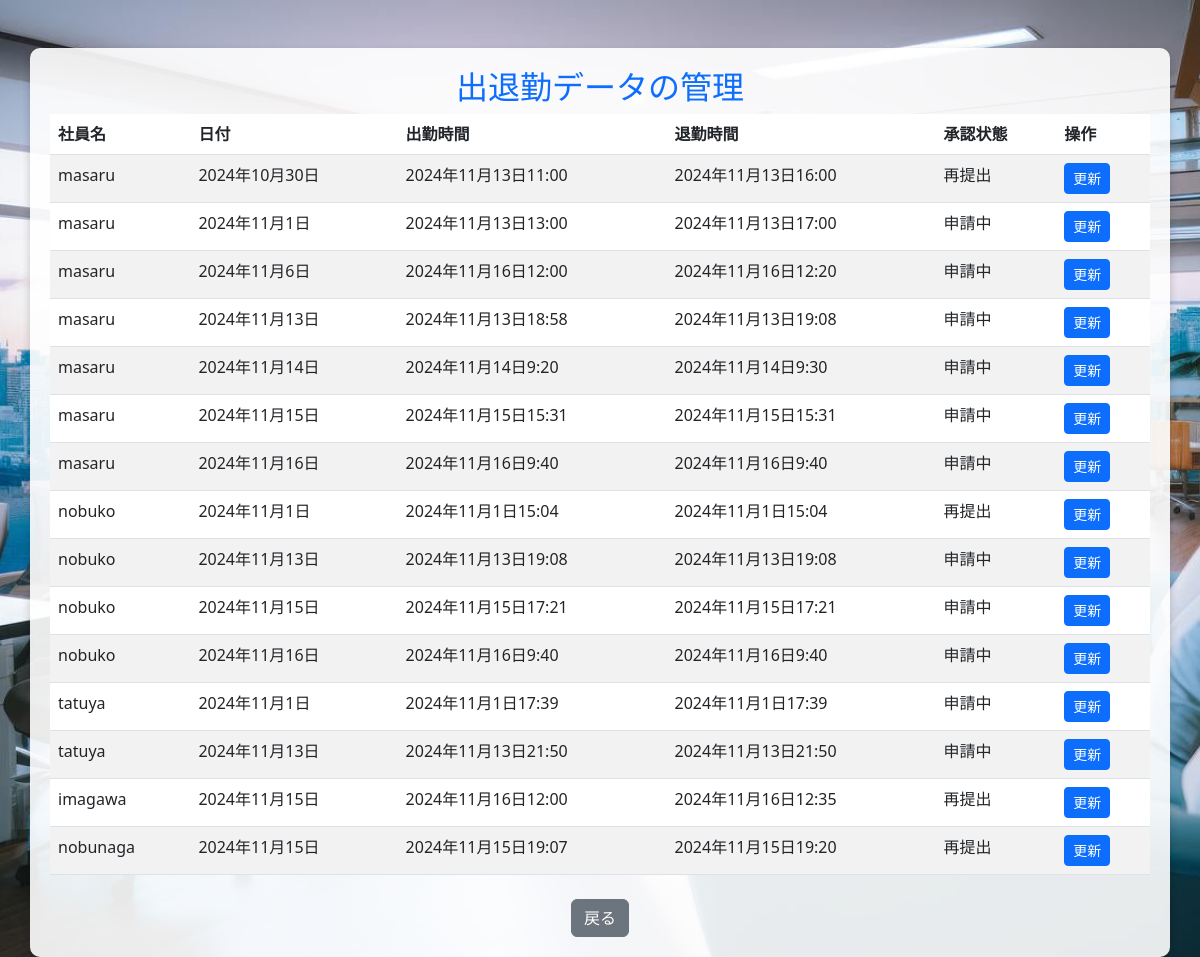
Page /attendance/edit/2/ (signed in) on the earlier database version.
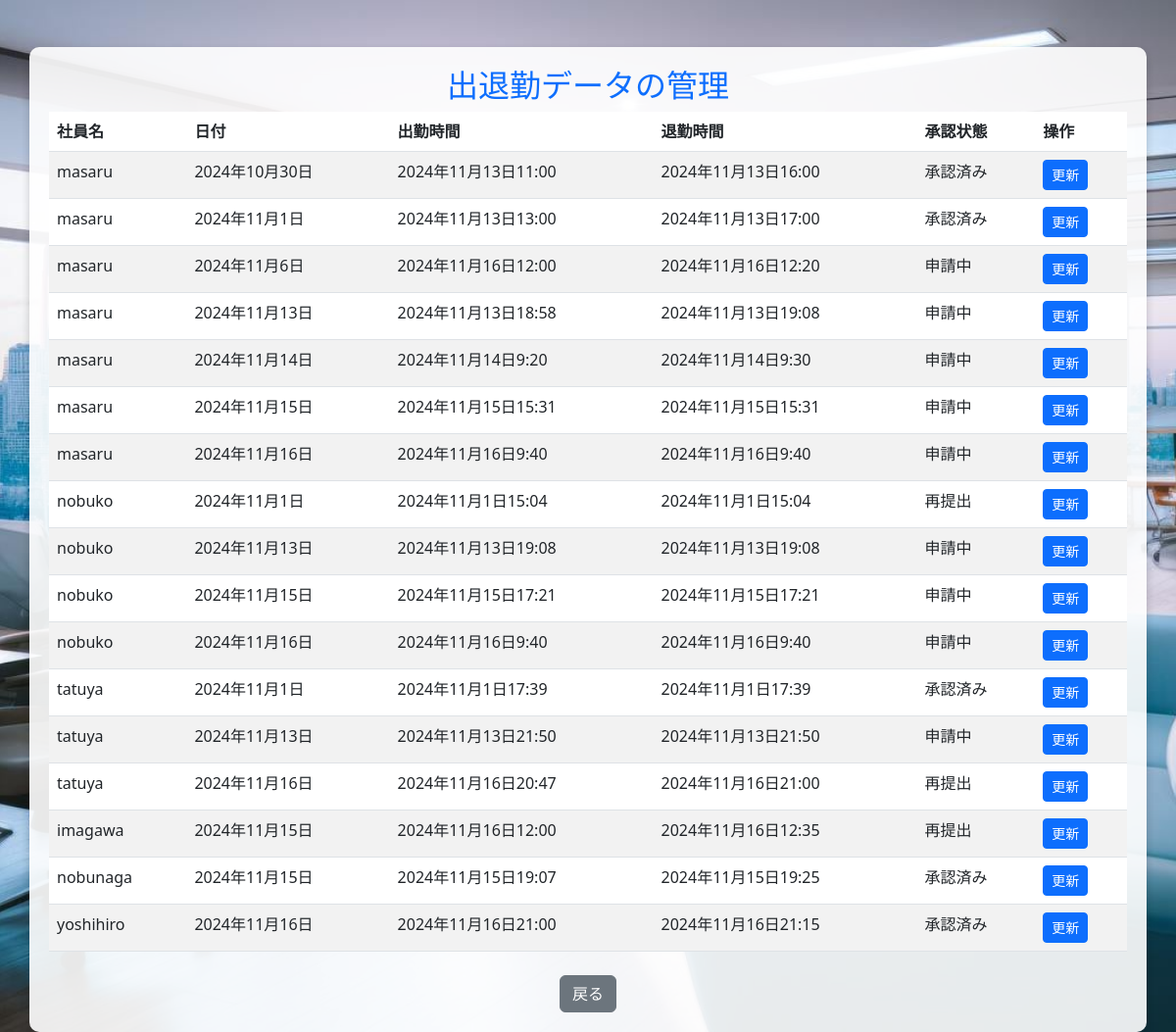
Same page on the later database version.
### attendance_system/models.py (models this page shows, shortened)
class Attendance(models.Model):
    STATUS_CHOICES = [
        ('unupdated', '未更新'),
        ('pending', '申請中'),
        ('approved', '承認済み'),
        ('rejected', '再提出'),
    ]
    user = models.ForeignKey(User, on_delete=models.CASCADE)  # ユーザーとのリレーション
    check_in = models.DateTimeField(null=True, blank=True)  # 出勤時間
    check_out = models.DateTimeField(null=True, blank=True)  # 退勤時間
    date = models.DateField(default=now)  # 日付
    status = models.CharField(
        max_length=20,
        choices=STATUS_CHOICES,
        default='unupdated'  # デフォルトは未更新
    )
    is_approved = models.BooleanField(default=None, null=True, blank=True)  # 承認状態

### attendance_system/views.py (the view)
# urls.py: path('attendance/edit/<int:attendance_id>/', views.edit_attendance, name='edit_attendance'),
@login_required
def edit_attendance(request, attendance_id):
    user = request.user
    attendance = get_object_or_404(Attendance, id=attendance_id)
    manager_viewable_users = User.objects.exclude(groups__name='幹部クラス')
    attendances = Attendance.objects.filter(user__in=manager_viewable_users)
    if user.groups.filter(name='中間管理職').exists():
        if not attendance.user.groups.filter(name='幹部クラス').exists():
            if request.method == 'POST':
                form = AttendanceEditForm(request.POST, instance=attendance)
                if form.is_valid():
                    form.save()
                    messages.success(request, "出退勤データが更新されました。")
                    return redirect('attendance_approval')  # 編集後に管理画面にリダイレクト
            else:
                form = AttendanceEditForm(instance=attendance)
            return render(request, 'attendance_system/edit_attendance_manager.html', {
                'form': form,
                'attendance': attendance,
                'attendances': attendances,  # フィルタリングされた出退勤データ
            })
        else:
            messages.error(request, "幹部クラスの出退勤データは編集できません。")
            return redirect('attendance_approval')
    else:
        messages.error(request, "編集権限がありません。")
        return redirect('attendance_approval')

### attendance_system/templates/attendance_system/edit_attendance_manager.html (shortened to what this page needs)
<!DOCTYPE html>
<html lang="ja">
<head>
    {% load static %}
    <link href="https://cdn.jsdelivr.net/npm/bootstrap@5.3.0/dist/css/bootstrap.min.css" rel="stylesheet">
</head>
<body>
    <div class="container mt-5">
        <h2 class="text-center text-primary">出退勤データの管理</h2>
        <table class="table table-striped">
            <thead>
                <tr>
                    <th>社員名</th>
                    <th>日付</th>
                    <th>出勤時間</th>
                    <th>退勤時間</th>
                    <th>承認状態</th>
                    <th>操作</th>
                </tr>
            </thead>
            <tbody>
                {% for attendance in attendances %}
                    {% if attendance.check_in and attendance.check_out %}
                    <tr>
                        <td>{{ attendance.user.username }}</td>
                        <td>{{ attendance.date }}</td>
                        <td>{{ attendance.check_in }}</td>
                        <td>{{ attendance.check_out }}</td>
                        <td>
                            {% if attendance.is_approved is None %}
                                申請中
                            {% elif attendance.is_approved %}
                                承認済み
                            {% else %}
                                再提出
                            {% endif %}
                        </td>
                        <td>
                            <a href="{% url 'update_attendance' attendance.id %}" class="btn btn-sm btn-primary">更新</a>
                        </td>
                    </tr>
                    {% endif %}
                {% endfor %}
            </tbody>
        </table>
        <div class="text-center mt-4">
            <a href="{% url 'attendance' %}" class="btn btn-secondary">戻る</a>
        </div>
    </div>
</body>
</html>

Differences in the rows shown:
changed Attendance (number 1 of 17 on the later page): is_approved "再提出" → "承認済み"
changed Attendance (number 2 of 17 on the later page): is_approved "申請中" → "承認済み"
changed Attendance (number 12 of 17 on the later page): is_approved "申請中" → "承認済み"
added Attendance: user.username "tatuya", date "2024年11月16日", check_in "2024年11月16日20:47", check_out "2024年11月16日21:00", is_approved "再提出"
changed Attendance "nobunaga": check_out "2024年11月15日19:20" → "2024年11月15日19:25"; check_out "再提出" → "承認済み"
added Attendance: user.username "yoshihiro", date "2024年11月16日", check_in "2024年11月16日21:00", check_out "2024年11月16日21:15", is_approved "承認済み"
